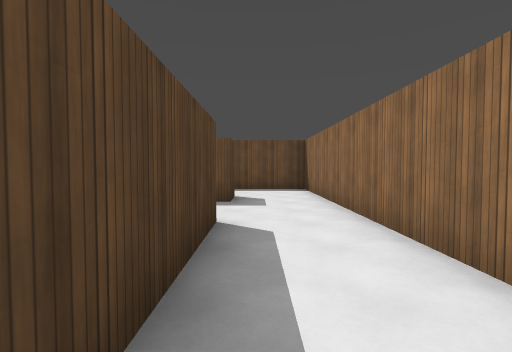
View 1 (above)

24 first-person views from a walk through a 3-D level made in the Godot game engine. The camera is 1.4 m above the floor, tilts 2° down and sees 85° across. The floor is counted in squares, 2 m on a side. Each view is taken from the middle of a square. On the plan, view 1 faces up. The plan holds only what a view shows up to about 9 squares ahead; the rest is blank. The place goes on beyond the plan. Surface patterns are stand-ins for the level's own textures.

View 2
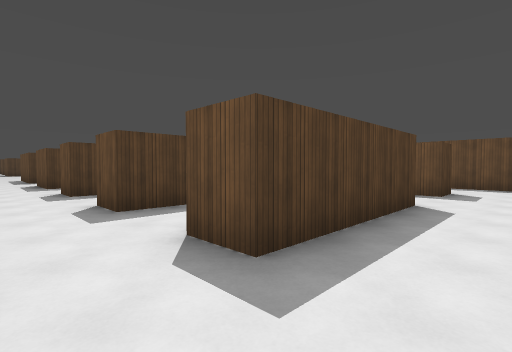

View 3
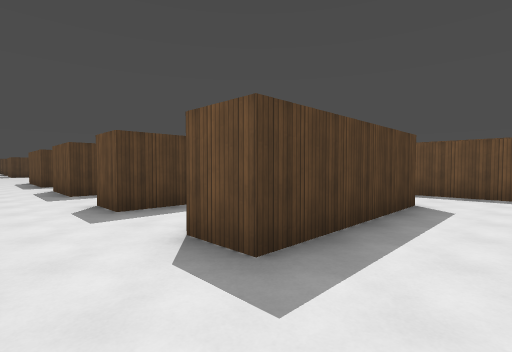

View 4
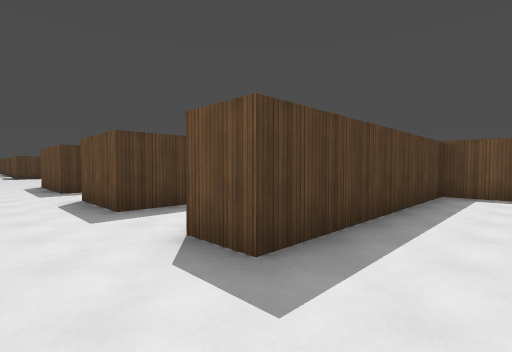

View 5
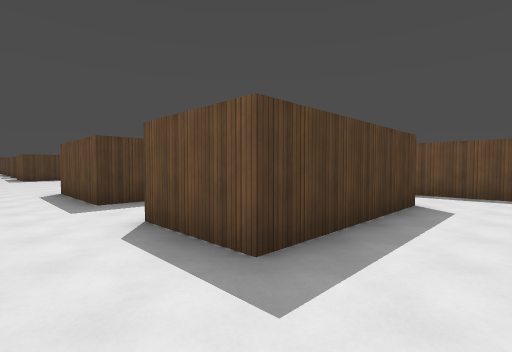

View 6
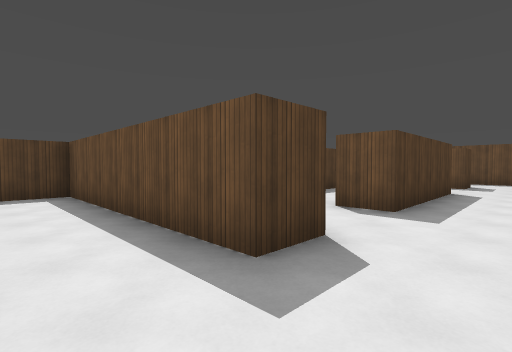

View 7
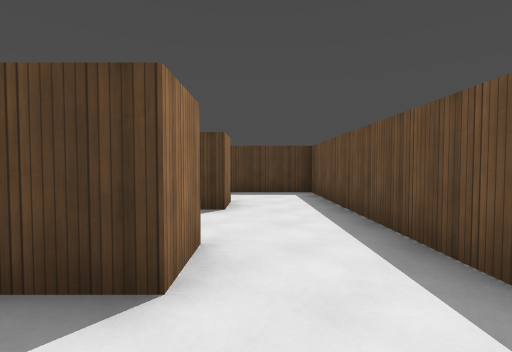

View 8
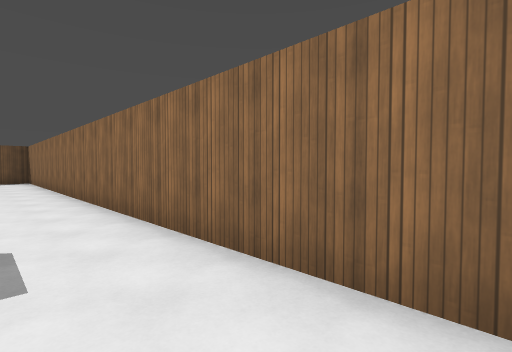

View 9
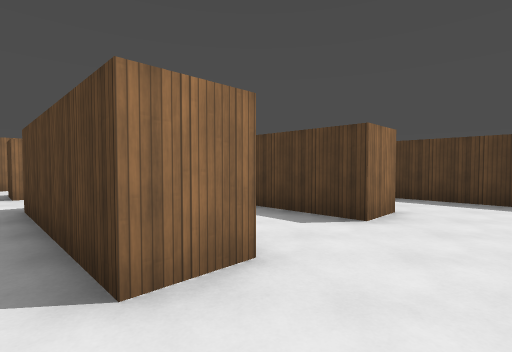

View 10
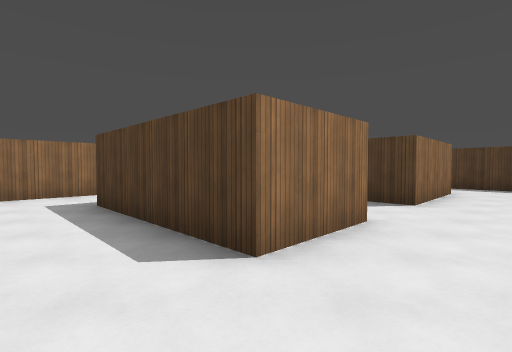

View 11
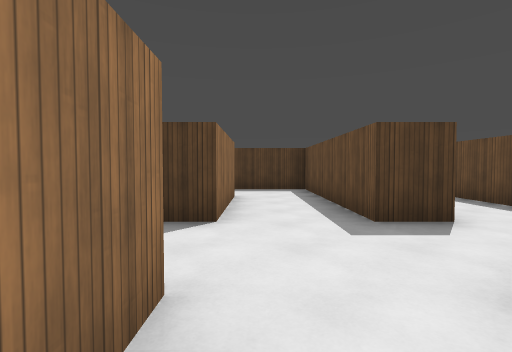

View 12
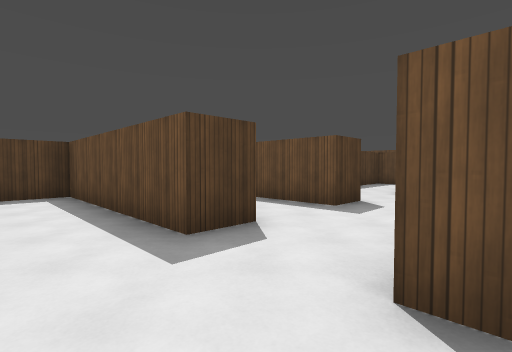

View 13
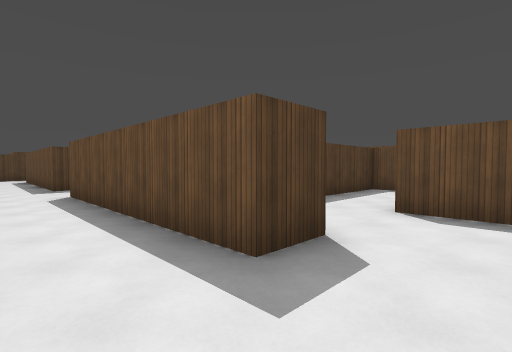

View 14
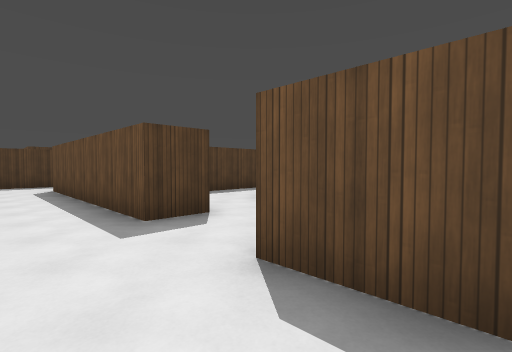

View 15
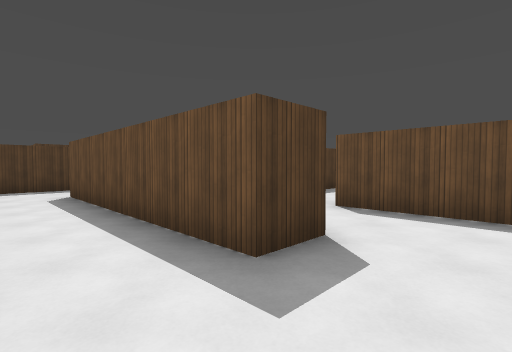

View 16
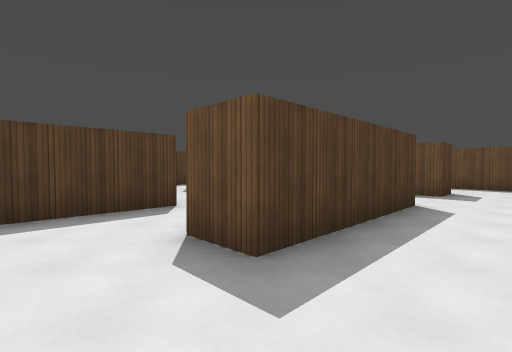

View 17
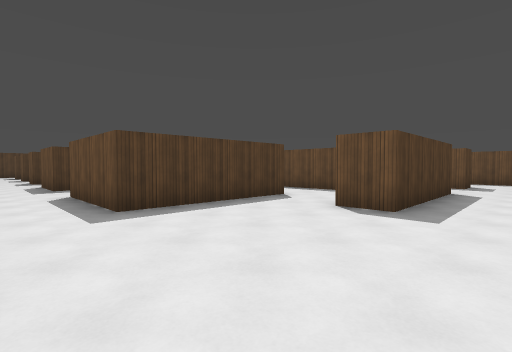

View 18
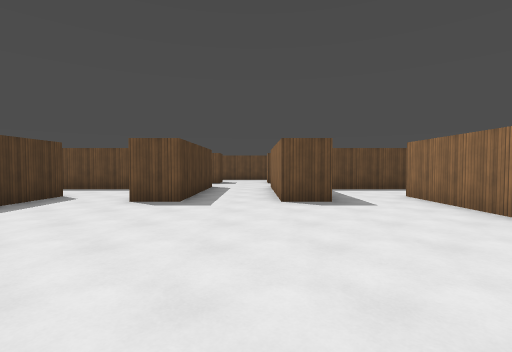

View 19
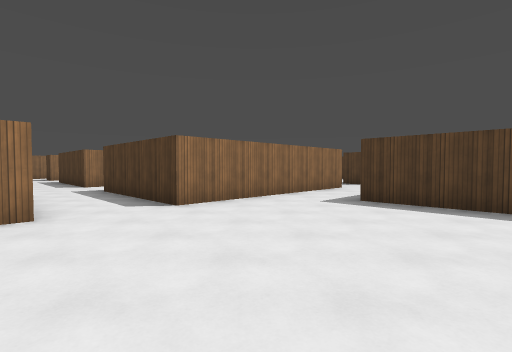

View 20
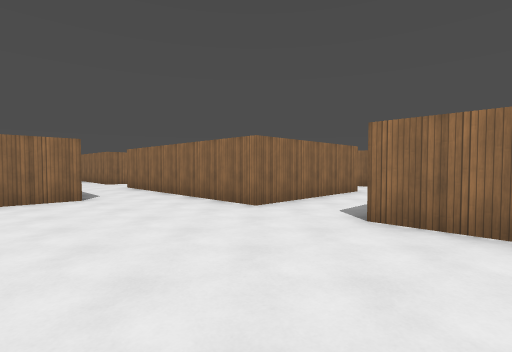

View 21
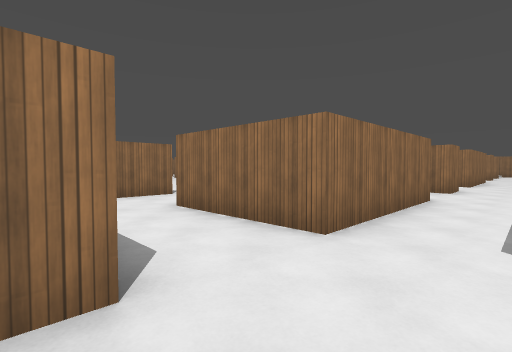

View 22
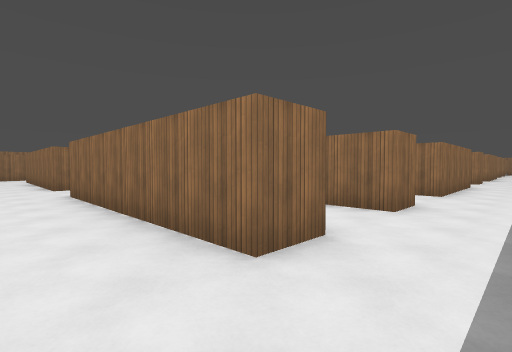

View 23
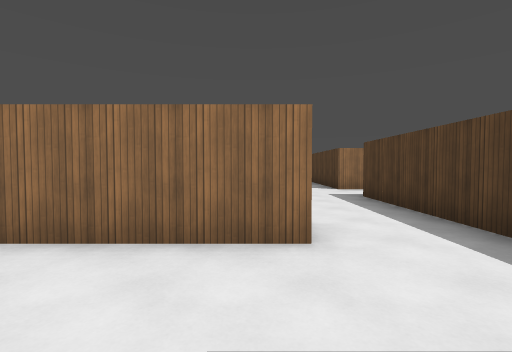

View 24
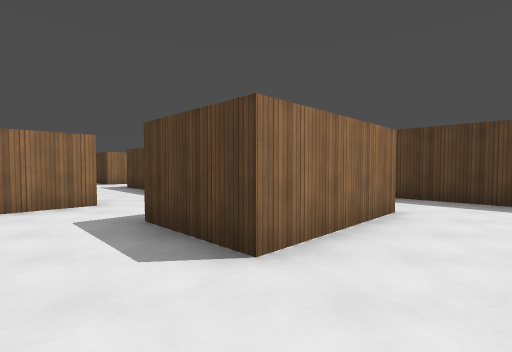

### Floor plan
Ten units are one square. View 1 is at (0, 0); x grows to the right and y downward. Boxes are objects, and circles mark ways between rooms. Rooms are numbered by the first view taken in them; rooms with no view inside come last. Other rooms are left out.
<svg viewBox="-330 -153 350 233">
<path fill="none" stroke="#000" d="M-5 -35 -5 5 -15 5M-5 -65 -5 -55 -15 -55M15 25 15 -65M-35 -35 -35 5 -45 5M-15 -55 -45 -55M-45 -55 -65 -55 -65 5 -75 5M-115 -35 -95 -35 -95 5 -115 5M-82 -55 -115 -55M-101 25 -82 25M-15 55 -5 55 -5 75M15 60 15 25M-5 25 -5 35 -15 35M-184 -25 -195 -25 -195 -58M-245 -35 -245 5 -275 5 -275 -35 -245 -35M-215 -65 -215 -25 -225 -25 -225 -39M-239 -55 -259 -55M-195 -90 -195 -95M-215 -95 -215 -85 -275 -85 -275 -95M-275 -54 -275 -65 -262 -65M-135 -4 -135 5 -165 5 -165 -35 -135 -35 -135 -26M-135 -66 -135 -55 -185 -55 -185 -31M-295 -35 -295 -30M-275 25 -215 25 -215 65M-295 0 -295 5M-195 65 -195 25 -138 25M-135 -95 -135 -85 -195 -85M-295 -94 -295 -55M-275 -95 -245 -95M-305 -135 -275 -135 -275 -115M-325 -148 -325 -128M-45 55 -35 55 -35 75M-15 35 -45 35M-201 -115 -225 -115M-225 -95 -215 -95M-195 -95 -178 -95M-45 35 -65 35 -65 62"/>
<circle cx="-10" cy="-45" r="3" fill="#2a7"/>
<circle cx="-10" cy="15" r="3" fill="#2a7"/>
<circle cx="5" cy="30" r="3" fill="#2a7"/>
<circle cx="-40" cy="-45" r="3" fill="#2a7"/>
<circle cx="-40" cy="15" r="3" fill="#2a7"/>
<circle cx="-70" cy="15" r="3" fill="#2a7"/>
<circle cx="-105" cy="-45" r="3" fill="#2a7"/>
<circle cx="-105" cy="15" r="3" fill="#2a7"/>
<circle cx="-10" cy="45" r="3" fill="#2a7"/>
<circle cx="-285" cy="-90" r="3" fill="#2a7"/>
<circle cx="-205" cy="-90" r="3" fill="#2a7"/>
<circle cx="-265" cy="-125" r="3" fill="#2a7"/>
<circle cx="-40" cy="45" r="3" fill="#2a7"/>
<text x="0" y="-20">1</text>
<text x="-30" y="-20">2</text>
<text x="-60" y="-10">3</text>
<text x="-90" y="-20">4</text>
<text x="0" y="50">5</text>
<text x="-210" y="-30">6</text>
<text x="-270" y="-110">7</text>
<text x="-310" y="-120">8</text>
<text x="-30" y="50">9</text>
<text x="-210" y="-110">10</text>
<text x="-60" y="50">11</text>
</svg>
Room 1 opens to room 2. Room 1 opens to room 5. Room 2 opens to room 3. Room 3 opens to room 4. Room 4 opens to room 6. Room 5 opens to room 9. Room 6 opens to room 7. Room 6 opens to room 10. Room 7 opens to room 8. Room 9 opens to room 11.

Where each view was taken, in squares from view 1:
view 1: 0 up, 0 right, facing up
view 2: 2 down, 1 right, facing up-left
view 3: 2 down, 2 left, facing up-left
view 4: 2 down, 5 left, facing up-left
view 5: 2 down, 8 left, facing up-left
view 6: 5 down, 1 right, facing up-left
view 7: 5 down, 1 right, facing left
view 8: 6 down, 0 right, facing up-right
view 9: 4 down, 0 right, facing down-left
view 10: 5 up, 8 left, facing down-left
view 11: 4 up, 10 left, facing left
view 12: 4 up, 11 left, facing up-left
view 13: 7 up, 12 left, facing up-left
view 14: 7 up, 18 left, facing up-left
view 15: 7 up, 20 left, facing up-left
view 16: 1 up, 20 left, facing up-left
view 17: 2 down, 20 left, facing up-left
view 18: 3 down, 20 left, facing up
view 19: 2 up, 19 left, facing down-left
view 20: 1 up, 23 left, facing down-right
view 21: 6 up, 29 left, facing down-right
view 22: 11 up, 29 left, facing down-right
view 23: 12 up, 27 left, facing down
view 24: 15 up, 26 left, facing down-left
